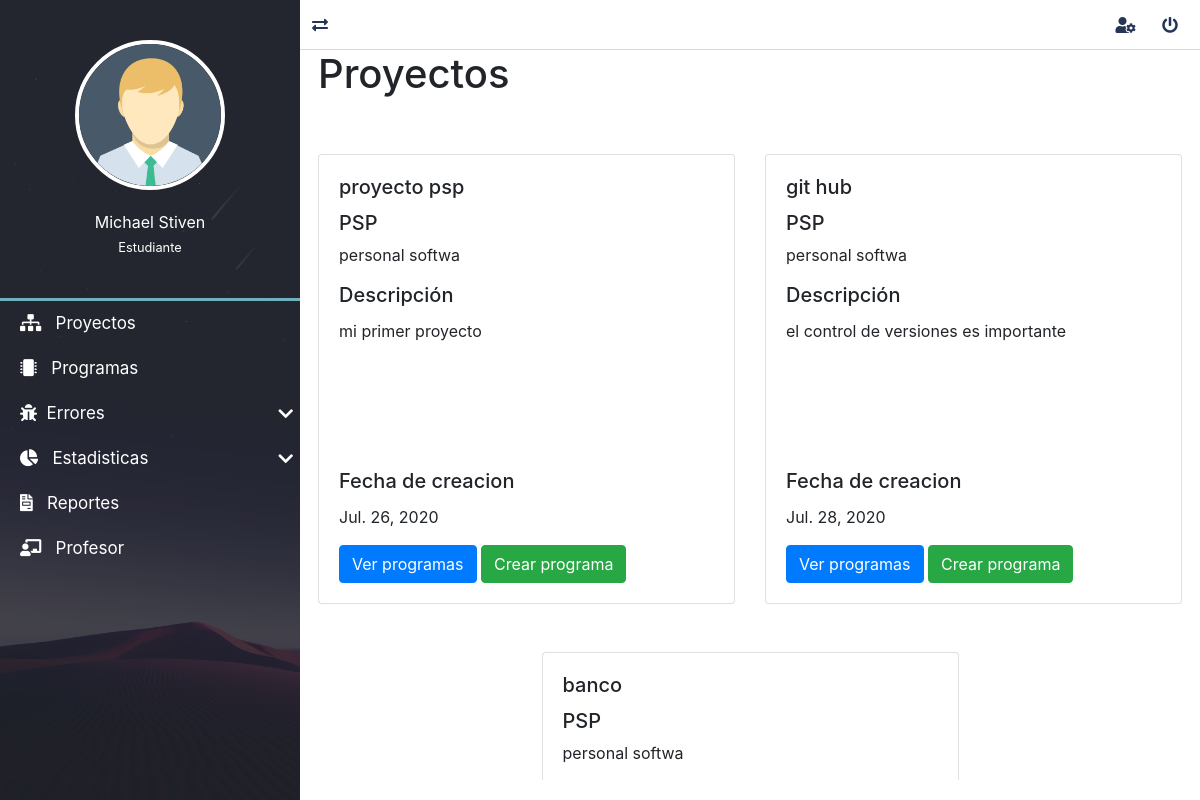
The page /proyectos/lista_proyectos/ (signed in) on the database as committed earlier.
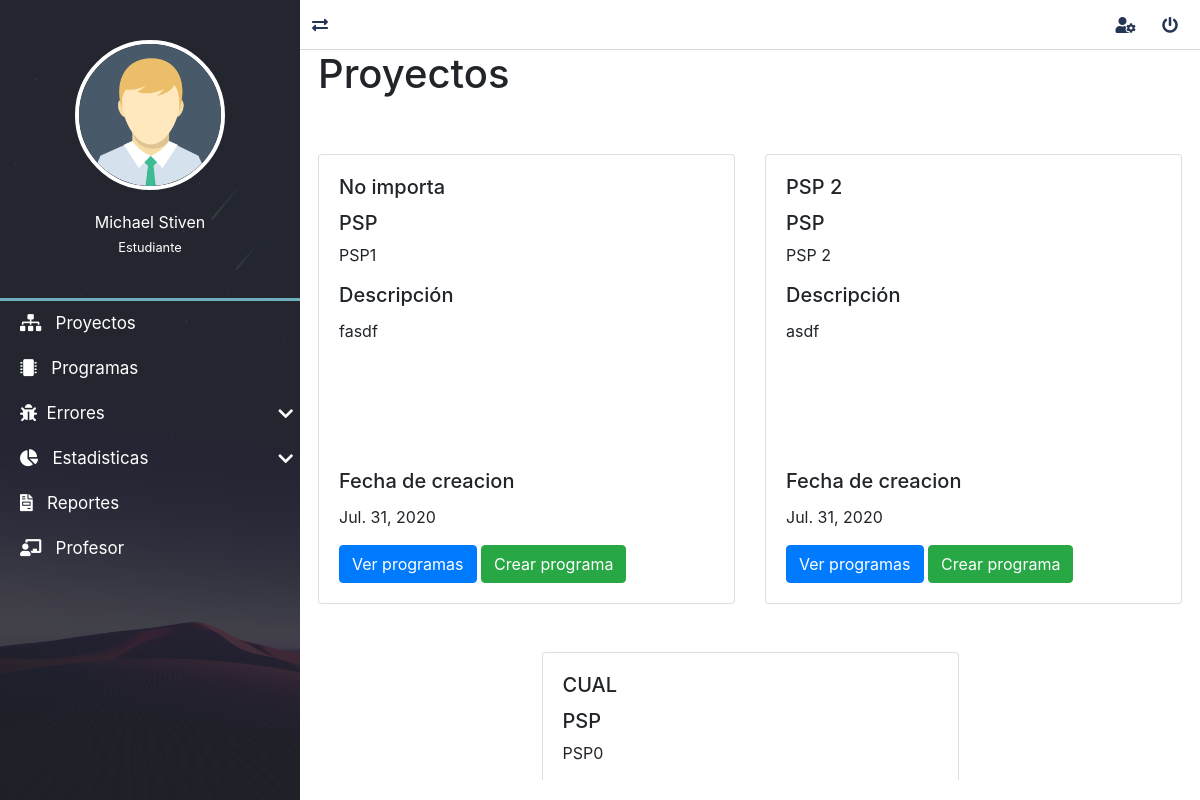
The same page on the database as committed later.
### proyectos/models.py (models this page shows, shortened)
class Proyecto(models.Model):
    nombre=models.CharField(max_length=50, verbose_name="Nombre")
    id_proceso = models.ForeignKey("mainApp.Proceso", verbose_name="Proceso", on_delete=models.CASCADE)
    descripcion=models.TextField(verbose_name="Descripcion")
    fechaInicio=models.DateTimeField(auto_now_add=True, verbose_name="fechaCreacion")
    ultimaActualizacion=models.DateTimeField(auto_now=True, verbose_name="Actualizado")
    class Meta:
        verbose_name ="Proyecto"
        verbose_name_plural ="Proyectos"

### mainApp/models.py (models this page shows)
class Proceso(models.Model):
    acronimo = models.CharField(verbose_name="Acronimo", max_length=20)
    numero = models.FloatField(verbose_name="Numero psp")
    nombre = models.CharField(verbose_name="Nombre", max_length=200)
    class Meta:
        verbose_name = "Proceso"
        verbose_name_plural = "Procesos"
        ordering = ['nombre']
    def __str__(self):
        return self.acronimo

### proyectos/views.py (the view)
# urls.py: path('lista_proyectos/', ProyectoListView.as_view(), name='proyectos'),
@method_decorator(login_required, name='dispatch')
class ProyectoListView(ListView):
    model = Proyecto

### mainApp/context_processors.py (called while the page is built)
def get_programasDeUsuario(request):
    programas= Programa.objects.all()
    return {'lista_programas':programas}

def get_lenguajes(request):
    lenguajes = Lenguaje.objects.all()
    return {'lista_lenguajes':lenguajes}

def get_medidas(request):
    medidas = Medida.objects.all()
    return {'lista_medidas':medidas}

def get_fases(request):
    fases = Fase.objects.all()
    return {'lista_fases':fases}

def get_tiposdefectos(request):
    tipos_defectos = TiposDefecto.objects.all()
    return {'lista_tipos_defectos':tipos_defectos}

### proyectos/context_processors.py (called while the page is built)
def get_proyecto(request):
    proyecto= Proyecto.objects.values_list('id','nombre','id_proceso' ,'descripcion', 'fechaInicio')
    return {
        'proyectos':proyecto
    }

### proyectos/templates/proyectos/proyecto_list.html (shortened to what this page needs)
{% extends 'layouts/layout.html' %}
{% block content %}
    <h1>Proyectos</h1>
    <div class="row mb-5">
        {% for proyecto in proyecto_list %}
            <div class="col-sm-6 mt-5 container" style="max-width: 30rem;">
                <div class="box-projecto card" >
                    <div class="card-body">
                        <h5 class="card-title">{{proyecto.nombre}} </h5>
                        <h5>PSP</h5>
                        <p>{{proyecto.id_proceso}} </p>
                        <h5 class="card-title">Descripción</h5>
                        <div class="scroll-project-description">
                            <p class="card-text">{{proyecto.descripcion}} </p>
                        </div>
                        {% if request.user.profesor %}
                        {% else %}
                            <h5 class="card-title">Fecha de creacion</h5>
                            <p>{{proyecto.fechaInicio|date}} </p>
                            <a href="{% url 'lista_programas_usuario' request.user.id proyecto.id %}" class="btn btn-primary">Ver programas</a>
                            <a class="btn btn-success" href="{% url 'program_create' request.user.id proyecto.id %}">Crear programa</a>
                        {% endif %}
                    </div>
                </div>
            </div>
        {% endfor %}
    </div>
{% endblock content %}

### mainApp/templates/layouts/layout.html (shortened to what this page needs)
{% load static %}
<!DOCTYPE html>
<html lang="es">
<head>
	<link rel="stylesheet" href="{% static 'dashboar/css/normalize.css' %}">
	<link rel="stylesheet" href="{% static 'dashboar/css/style.css' %}">
	<link rel="stylesheet" href="{% static 'dashboar/css/all.css' %}">
	<link rel="stylesheet" href="{% static 'dashboar/css/sweetalert2.min.css' %}">
	<link rel="stylesheet" href="{% static 'dashboar/css/jquery.mCustomScrollbar.css' %}">
	<link rel="stylesheet" href="https://stackpath.bootstrapcdn.com/bootstrap/4.5.0/css/bootstrap.min.css">
	<link rel="stylesheet" type="text/css" href="{% static 'css/style.css' %}">
</head>
<body>
	<main class="full-box main-container">
		<section class="full-box nav-lateral">
			<div class="full-box nav-lateral-content">
				<figure class="full-box nav-lateral-avatar">
					<img src=" {% static 'dashboar/assets/avatar/Avatar.png' %}" class="img-fluid" alt="Avatar">
					<figcaption class="roboto-medium text-center">
						{{request.user.first_name}} <br>
						{% if request.user.is_superuser %}
							<small class="roboto-condensed-light">Administrador</small>
						{% elif request.user.is_staff %}
							<small class="roboto-condensed-light">Profesor</small>
						{% else %}
							<small class="roboto-condensed-light">Estudiante</small>
						{% endif %}
					</figcaption>
				</figure>
				<div class="full-box nav-lateral-bar"></div>
				<nav class="full-box nav-lateral-menu">
					<ul>
						<li>
							<a href=" {% url 'proyectos' %}"><i class="fas fa-sitemap"></i> &nbsp; Proyectos</a>
						</li>
						{% if request.user.profesor %}
						<li>
							<a href="#" class="nav-btn-submenu"><i class="fas fa-users"></i> &nbsp; Estudiantes <i class="fas fa-chevron-down"></i></a>
							<ul>
								<li>
									<a href="{% url 'lista_no_certificados' %}"><i class="fas fa-user"></i> &nbsp; No certificados</a>
								</li>
								<li>
									<a href="{% url 'lista_certificar' %}"><i class="fas fa-user-check"></i> &nbsp; Certificar</a>
								</li>
								<li>
									<a href="{% url 'lista_certificados' %}"><i class="fas fa-user-graduate"></i> &nbsp; Certificados</a>
								</li>
							</ul>
						</li>
						{% else %}
						<li>
							<a href=" {% url 'programas' %}"><i class="fas fa-microchip"></i> &nbsp; Programas</a>
						</li>
						<li>
							<a href="#" class="nav-btn-submenu"><i class="fas fa-bug"></i></i> &nbsp;Errores<i class="fas fa-chevron-down"></i></a>
						</li>
						<li>
							<a href="#" class="nav-btn-submenu"><i class="fas fa-chart-pie"></i> &nbsp; Estadisticas <i class="fas fa-chevron-down"></i></a>
						</li>
						<li>
							<a href="{% url 'lista_reportes' %}"><i class="fas fa-file-invoice"></i> &nbsp; Reportes</a>
						</li>
						<li>
							<a href="{% url 'profesor_detaller' %}"><i class="fas fa-chalkboard-teacher"></i> &nbsp; Profesor</a>
						</li>
						{% endif %}
					</ul>
				</nav>
			</div>
		</section>
		<section class="full-box page-content">
			<nav class="full-box navbar-info">
				<a href="#" class="float-left show-nav-lateral">
					<i class="fas fa-exchange-alt"></i>
				</a>
				{% if user.email %}
					{% if title != 'Perfil de usuario' %}
						<a href="{% url 'editPerfilUs' %}">
							<i class="fas fa-user-cog"></i>
						</a>
					{% endif %}
					<a href="#" class="btn-exit-system">
						<i class="fas fa-power-off"></i>
					</a>
				{% else %}
					<a href="{% url 'login' %}">
						<i class="fas fa-sign-in-alt"></i>
					</a>
				{% endif %}
			</nav>
			 <div class="content-box">
				{% block content %}
				{% endblock content %}
			</div>
		</section>
	</main>
</body>
</html>

### mainApp/static/dashboar/css/style.css (style rules this page uses)
:root { --color-one: #F5F5F5; --color-two: #24292E; --color-three: #70afbe; --form-color: #14111A; --accent-color: #253556; --border-color: #D8D8D8; }
body,html { width: 100vw; height: 100vh; background-color: var(--color-one); color: #333; font-size: 16px; }
.full-box { margin: 0; padding: 0; box-sizing: border-box; width: 100%; }
.main-container { height: 100%; position: absolute; top: 0; left: 0; overflow: hidden; }
.page-content, .nav-lateral { height: 100%; overflow: hidden; }
.page-content { position: relative; padding-left: 300px; transition: all .2s ease-in-out; padding-bottom: 20px; }
.nav-lateral { width: 300px; position: absolute; top: 0; left: 0; z-index: 1; transition: all .2s ease-in-out; background-image: url('../assets/img/nav-font.jpg'); background-position: center center; background-size: cover; }
.nav-lateral-content { max-width: 300px; height: 100%; background-color: rgba(36, 41, 46, .8); }
.nav-lateral-bar { height: 3px; background-color: var(--color-three); }
.nav-lateral-avatar { padding: 40px 0; }
.nav-lateral-avatar img { width: 50%; margin: 0 auto; display: block; border: 4px solid #FFF; border-radius: 100%; }
.nav-lateral-avatar figcaption { margin-top: 20px; color: #FFF; }
.nav-lateral-menu { height: auto; }
.nav-lateral-menu ul { margin: 0; padding: 0; list-style: none; }
.nav-lateral-menu ul li { width: 100%; height: auto; }
.nav-lateral-menu ul li a { display: block; width: 100%; height: 45px; line-height: 45px; text-decoration: none; color: #FFF; font-size: 17px; box-sizing: border-box; padding-left: 20px; transition: all .2s ease-in-out; }
.nav-lateral-menu .fa-chevron-down, .nav-lateral-menu .fa-chevron-up { float: right; height: 45px; line-height: 45px; margin-right: 7px; transition: all .2s ease-in-out; }
.navbar-info { height: 50px; border-bottom: 1px solid var(--border-color); text-align: right; padding-right: 10px; }
.navbar-info a { color: var(--accent-color); height: 50px; min-width: 40px; text-align: center; line-height: 50px; display: inline-block; transition: all .2s ease-out; user-select: none; }
.content-box { margin-left: 2%; margin-right: 2%; }

### mainApp/static/dashboar/css/all.css (style rules this page uses)
.fa, .fas, .far, .fal, .fab { -moz-osx-font-smoothing: grayscale; -webkit-font-smoothing: antialiased; display: inline-block; font-style: normal; font-variant: normal; text-rendering: auto; line-height: 1; }
.fa-bug:before { content: "\f188"; }
.fa-chalkboard-teacher:before { content: "\f51c"; }
.fa-chart-pie:before { content: "\f200"; }
.fa-chevron-down:before { content: "\f078"; }
.fa-exchange-alt:before { content: "\f362"; }
.fa-file-invoice:before { content: "\f570"; }
.fa-microchip:before { content: "\f2db"; }
.fa-power-off:before { content: "\f011"; }
.fa-sitemap:before { content: "\f0e8"; }
.fa-user-cog:before { content: "\f4fe"; }
.fa, .fas { font-family: 'Font Awesome 5 Free'; font-weight: 900; }

### mainApp/static/css/style.css (style rules this page uses)
:root { --fondo: url("../img/fondoLogin.png"); --porsentaje-borde-radius: 5%; --px-borde-radius: 4px; --bac-color: #70afbe; --shadow-box: 0px 4px 18px 3px rgba(0,0,0,0.75);; }
.card { transition: box-shadow 0.5s; }
.scroll-project-description { overflow-y: scroll; height: 150px; }

Rows that differ between the two databases and show on the page:
removed Proyecto: nombre "proyecto psp", id_proceso "personal softwa", descripcion "mi primer proyecto", fechaInicio "Jul. 26, 2020"
removed Proyecto: nombre "git hub", id_proceso "personal softwa", descripcion "el control de versiones es importante", fechaInicio "Jul. 28, 2020"
removed Proyecto: nombre "banco", id_proceso "personal softwa"
added Proyecto: nombre "No importa", id_proceso "PSP1", descripcion "fasdf", fechaInicio "Jul. 31, 2020"
added Proyecto: nombre "PSP 2", id_proceso "PSP 2", descripcion "asdf", fechaInicio "Jul. 31, 2020"
added Proyecto: nombre "CUAL", id_proceso "PSP0"
